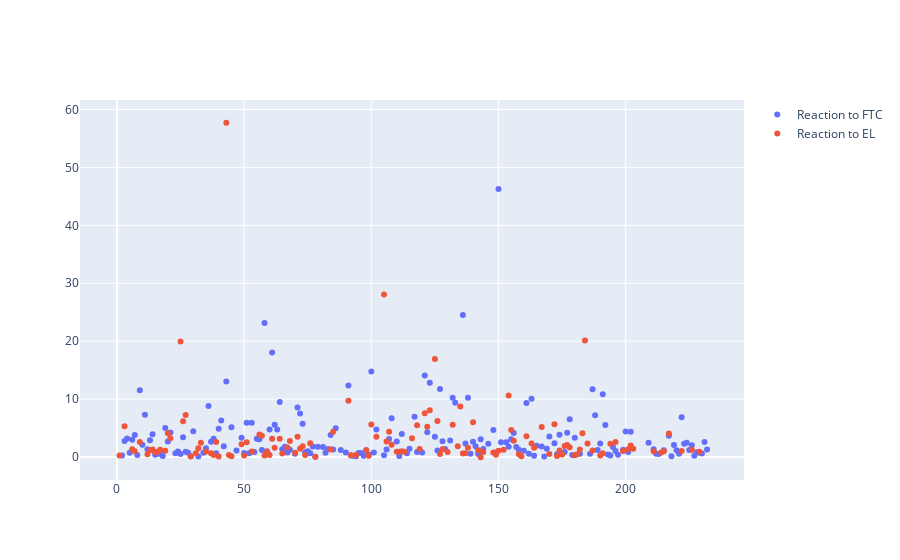

Notebook source saved alongside this figure:
### Code cell
indexes = list(range(len(FLAGS['Reaction to FTC'])))
fig = go.Figure()
fig.add_trace(go.Scatter(x=indexes, y=FLAGS["Reaction to FTC"], mode='markers', name='Reaction to FTC'))
fig.add_trace(go.Scatter(x=indexes, y=FLAGS["Reaction to EL"], mode='markers', name='Reaction to EL'))

### Figure 1 — Plotly figure (JSON) as saved in the notebook; plotly's stock layout.template omitted (floating-point values rounded to 4 significant figures; data arrays with more than 128 entries replaced by an {"elided": "..."} marker saying what was removed)
{"data": [{"mode": "markers", "name": "Reaction to FTC", "type": "scatter", "x": {"elided": "233 int values"}, "y": {"elided": "233 float values"}}, {"mode": "markers", "name": "Reaction to EL", "type": "scatter", "x": {"elided": "233 int values"}, "y": {"elided": "233 float values"}}], "layout": {}}
